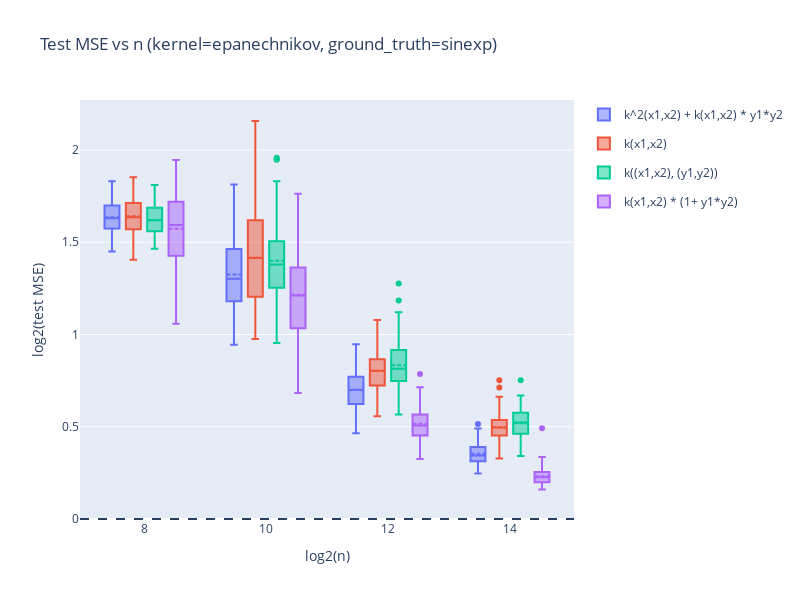

This figure's notebook cell:
### Code cell
scale = 'log2'
baseline_loss = 1 #0.01 # = noise**2

for result in results:
    name = result['name']
    color = colors_list[names.index(name)]

    if scale == 'log2':
        y = np.log2(np.abs(result["scores"]))
        hline = np.log2(np.abs(baseline_loss))

    elif scale == 'linear':
        y = np.abs(result["scores"])
        hline = np.abs(baseline_loss)

    trace = go.Box(
        x=[result['logn']]*len(result["scores"]),
        y=y,
        name=name,
        # opacity=0.5,
        legendgroup=name,
        line_color=color,
        offsetgroup=name,
        showlegend=color not in colors_used,
        boxmean=True,
    )

    fig.add_trace(trace)
    colors_used.add(color)

# add line for baseline loss
fig.add_hline(
    y=hline,
    line_dash="dash",
)

fig.update_yaxes(title_text=f"{scale}(test MSE)")
fig.update_xaxes(title_text="log2(n)", type='linear')
fig.update_layout(
    width=800,
    height=600,
    title=f"Test MSE vs n (kernel={kernel}, ground_truth={ground_truth})",
    boxmode='group'
)
